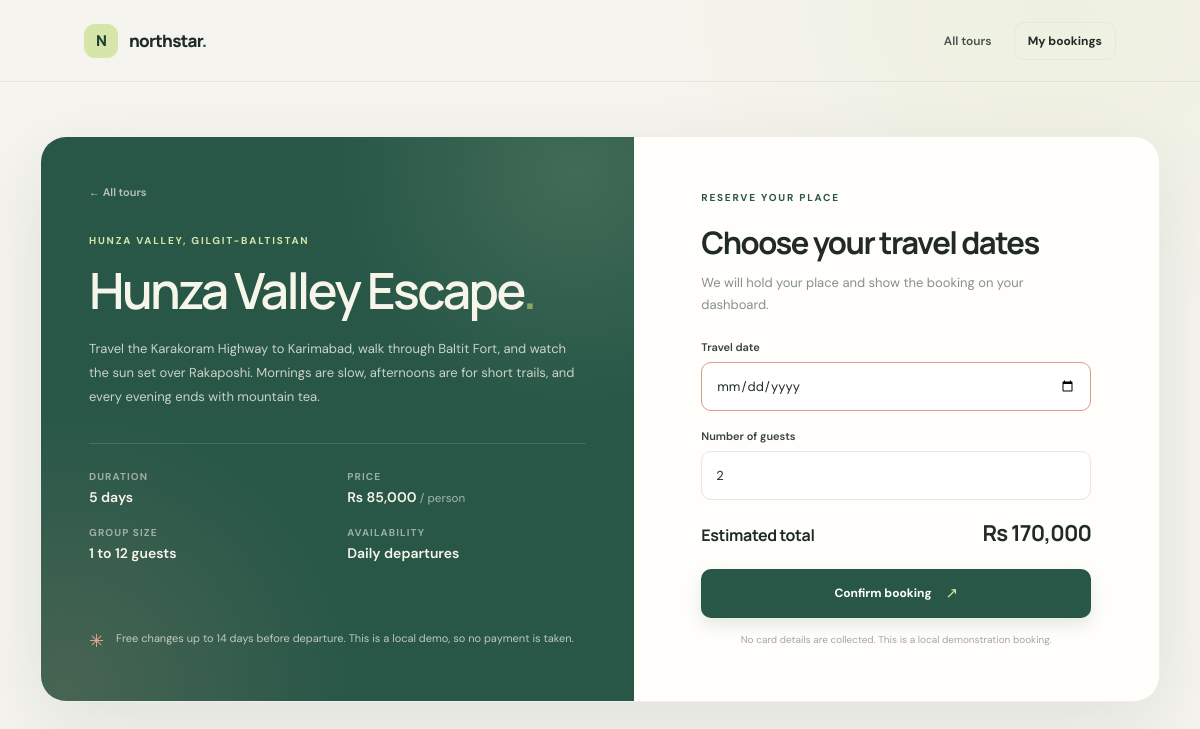
The page /book.php?tour=1 (signed in) on the database its author committed.
### tables this page shows
CREATE TABLE IF NOT EXISTS tours (
    id INT UNSIGNED NOT NULL AUTO_INCREMENT,
    name VARCHAR(120) NOT NULL,
    destination VARCHAR(120) NOT NULL,
    summary VARCHAR(255) NOT NULL,
    description TEXT NOT NULL,
    duration_days TINYINT UNSIGNED NOT NULL,
    price_per_person DECIMAL(10, 2) UNSIGNED NOT NULL,
    created_at TIMESTAMP NOT NULL DEFAULT CURRENT_TIMESTAMP,
    PRIMARY KEY (id),
    UNIQUE KEY tours_name_unique (name)
);

### config/app.php (called while the page is built, shortened)
<?php
function e(string $value): string
{
    return htmlspecialchars($value, ENT_QUOTES | ENT_SUBSTITUTE, 'UTF-8');
}
function format_price(float|int|string $amount): string
{
    return 'Rs ' . number_format((float) $amount, 0);
}
function parse_guest_count(string $value): ?int
{
    $guests = filter_var(trim($value), FILTER_VALIDATE_INT, [
        'options' => ['min_range' => 1, 'max_range' => 12],
    ]);
    return $guests === false ? null : $guests;
}

### book.php (the view, shortened to what this page needs)
<?php
require_once __DIR__ . DIRECTORY_SEPARATOR . 'config' . DIRECTORY_SEPARATOR . 'app.php';
$tourId = (int) ($_POST['tour_id'] ?? $_GET['tour'] ?? 0);
$tour = null;
$storageError = '';
$travelDate = '';
$guests = '2';
$today = new DateTimeImmutable('today');
try {
    $pdo = require __DIR__ . DIRECTORY_SEPARATOR . 'config' . DIRECTORY_SEPARATOR . 'db.php';
    if ($tourId > 0) {
        $tourQuery = $pdo->prepare(
            'SELECT id, name, destination, summary, description, duration_days, price_per_person
             FROM tours
             WHERE id = :id
             LIMIT 1'
        );
        $tourQuery->execute(['id' => $tourId]);
        $tour = $tourQuery->fetch();
    }
} catch (PDOException $exception) {
    $storageError = database_error_message($exception);
} catch (RuntimeException $exception) {
    $storageError = database_error_message($exception);
}
$price = $tour !== null ? (float) $tour['price_per_person'] : 0.0;
$estimatedGuests = parse_guest_count($guests) ?? 1;
$estimatedTotal = round($price * $estimatedGuests, 2);
?>
<!doctype html>
<html lang="en">
<head>
    <link rel="stylesheet" href="assets/style.css">
</head>
<body class="site-page booking-page">
    <header class="site-header">
        <a class="brand" href="index.php" aria-label="Northstar home">
            <span class="brand-mark" aria-hidden="true">N</span>
            <span>northstar<span class="brand-period">.</span></span>
        </a>
        <nav class="site-nav" aria-label="Account">
            <a class="site-nav-link" href="index.php#tours">All tours</a>
            <a class="button button-quiet" href="home.php">My bookings</a>
        </nav>
    </header>
    <main class="booking-main">
        <?php if ($tour === null): ?>
            <section class="booking-missing">
                <p class="eyebrow">Not available</p>
                <h1>We could not find that tour<span class="welcome-period">.</span></h1>
                <p class="muted"><?= $storageError !== '' ? e($storageError) : 'The tour may have been removed, or the link is incomplete.' ?></p>
                <a class="button button-primary" href="index.php#tours">Back to the catalogue <span aria-hidden="true">↗</span></a>
            </section>
        <?php else: ?>
            <div class="booking-shell">
                <section class="booking-story" aria-labelledby="booking-heading">
                    <a class="back-link" href="index.php#tours"><span aria-hidden="true">←</span> All tours</a>
                    <p class="eyebrow"><?= e($tour['destination']) ?></p>
                    <h1 id="booking-heading"><?= e($tour['name']) ?><span class="welcome-period">.</span></h1>
                    <p class="booking-summary"><?= e($tour['description']) ?></p>
                    <dl class="booking-facts">
                        <div><dt>Duration</dt><dd><?= (int) $tour['duration_days'] ?> days</dd></div>
                        <div><dt>Price</dt><dd><?= e(format_price((string) $tour['price_per_person'])) ?> <small>/ person</small></dd></div>
                        <div><dt>Group size</dt><dd>1 to 12 guests</dd></div>
                        <div><dt>Availability</dt><dd>Daily departures</dd></div>
                    </dl>
                    <div class="booking-assurance">
                        <span class="note-spark" aria-hidden="true">✳</span>
                        <p>Free changes up to 14 days before departure. This is a local demo, so no payment is taken.</p>
                    </div>
                </section>
                <section class="booking-panel" aria-labelledby="form-heading">
                    <div class="booking-panel-inner">
                        <p class="eyebrow">Reserve your place</p>
                        <h2 id="form-heading">Choose your travel dates</h2>
                        <p class="muted">We will hold your place and show the booking on your dashboard.</p>
                        <form class="form-stack booking-form" method="post" action="book.php" novalidate
                              data-price-per-person="<?= e((string) $price) ?>">
                            <label class="field">
                                <span>Travel date</span>
                                <input
                                    type="date"
                                    name="travel_date"
                                    value="<?= e($travelDate) ?>"
                                    min="<?= e($today->format('Y-m-d')) ?>"
                                    max="<?= e($today->modify('+730 days')->format('Y-m-d')) ?>"
                                    required
                                >
                            </label>
                            <label class="field">
                                <span>Number of guests</span>
                                <input
                                    type="number"
                                    name="guests"
                                    value="<?= e($guests) ?>"
                                    min="1"
                                    max="12"
                                    step="1"
                                    inputmode="numeric"
                                    required
                                    data-guest-input
                                >
                            </label>
                            <div class="booking-total" aria-live="polite">
                                <span>Estimated total</span>
                                <strong data-booking-total><?= e(format_price($estimatedTotal)) ?></strong>
                            </div>
                            <button class="button button-primary button-full" type="submit">
                                Confirm booking <span aria-hidden="true">↗</span>
                            </button>
                            <p class="fine-print">No card details are collected. This is a local demonstration booking.</p>
                        </form>
                    </div>
                </section>
            </div>
        <?php endif; ?>
    </main>
</body>
</html>

### rows shown on the page
tours: destination "HUNZA VALLEY, GILGIT-BALTISTAN", name "Hunza Valley Escape", description "Travel the Karakoram Highway to Karimabad, walk through Baltit Fort, and watch the sun set over Rakaposhi. Mornings are slow, afternoons are for short trails, and every evening ends with mountain tea.", duration_days "5", price_per_person "Rs 85,000"
